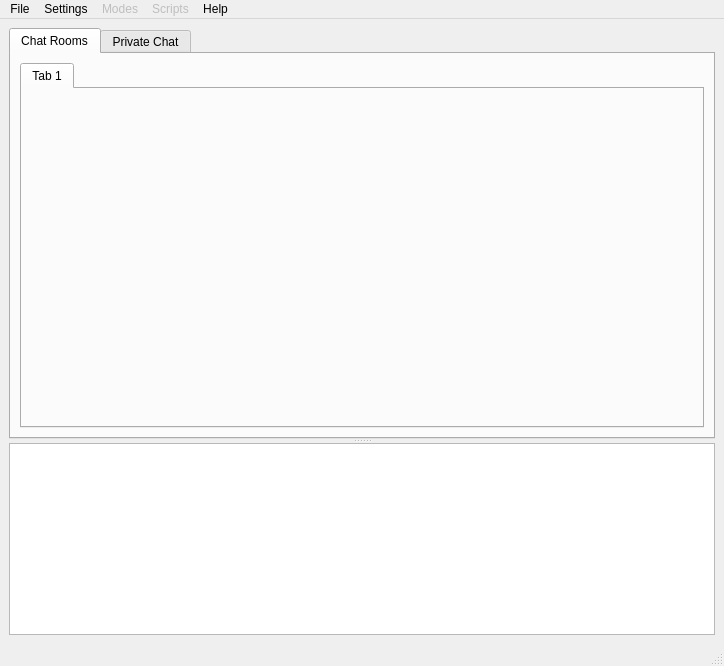
<?xml version="1.0" encoding="UTF-8"?>
<ui version="4.0">
 <class>MainWindow</class>
 <widget class="QMainWindow" name="MainWindow">
  <property name="geometry">
   <rect>
    <x>0</x>
    <y>0</y>
    <width>724</width>
    <height>666</height>
   </rect>
  </property>
  <property name="windowTitle">
   <string>MuQT</string>
  </property>
  <widget class="QWidget" name="centralwidget">
   <property name="sizePolicy">
    <sizepolicy hsizetype="Expanding" vsizetype="Expanding">
     <horstretch>0</horstretch>
     <verstretch>0</verstretch>
    </sizepolicy>
   </property>
   <layout class="QVBoxLayout" name="verticalLayout_2">
    <item>
     <widget class="QSplitter" name="splitter">
      <property name="sizePolicy">
       <sizepolicy hsizetype="Expanding" vsizetype="Expanding">
        <horstretch>0</horstretch>
        <verstretch>0</verstretch>
       </sizepolicy>
      </property>
      <property name="orientation">
       <enum>Qt::Vertical</enum>
      </property>
      <widget class="QTabWidget" name="MainNotebook">
       <property name="enabled">
        <bool>true</bool>
       </property>
       <property name="sizePolicy">
        <sizepolicy hsizetype="Expanding" vsizetype="Expanding">
         <horstretch>0</horstretch>
         <verstretch>2</verstretch>
        </sizepolicy>
       </property>
       <property name="minimumSize">
        <size>
         <width>300</width>
         <height>200</height>
        </size>
       </property>
       <property name="baseSize">
        <size>
         <width>0</width>
         <height>400</height>
        </size>
       </property>
       <property name="currentIndex">
        <number>0</number>
       </property>
       <widget class="QWidget" name="ChatRoomsLabel">
        <property name="sizePolicy">
         <sizepolicy hsizetype="Expanding" vsizetype="Expanding">
          <horstretch>0</horstretch>
          <verstretch>0</verstretch>
         </sizepolicy>
        </property>
        <attribute name="title">
         <string>Chat Rooms</string>
        </attribute>
        <layout class="QVBoxLayout" name="verticalLayout_4">
         <item>
          <layout class="QVBoxLayout" name="verticalLayout_3">
           <item>
            <widget class="QTabWidget" name="ChatRooms">
             <property name="currentIndex">
              <number>0</number>
             </property>
             <widget class="QWidget" name="tab">
              <property name="enabled">
               <bool>true</bool>
              </property>
              <attribute name="title">
               <string>Tab 1</string>
              </attribute>
             </widget>
            </widget>
           </item>
          </layout>
         </item>
        </layout>
       </widget>
       <widget class="QWidget" name="PrivateChatLabel">
        <attribute name="title">
         <string>Private Chat</string>
        </attribute>
       </widget>
      </widget>
      <widget class="QTextBrowser" name="logWindow">
       <property name="sizePolicy">
        <sizepolicy hsizetype="Preferred" vsizetype="Preferred">
         <horstretch>1</horstretch>
         <verstretch>0</verstretch>
        </sizepolicy>
       </property>
       <property name="minimumSize">
        <size>
         <width>30</width>
         <height>50</height>
        </size>
       </property>
      </widget>
     </widget>
    </item>
   </layout>
  </widget>
  <widget class="QMenuBar" name="menubar">
   <property name="geometry">
    <rect>
     <x>0</x>
     <y>0</y>
     <width>724</width>
     <height>27</height>
    </rect>
   </property>
   <widget class="QMenu" name="menuFile">
    <property name="title">
     <string>File</string>
    </property>
    <addaction name="actionConnect_to_daemon"/>
    <addaction name="actionDisconnect_from_daemon"/>
    <addaction name="separator"/>
    <addaction name="actionToggle_Away"/>
    <addaction name="actionCheck_my_privileges"/>
    <addaction name="actionExit"/>
   </widget>
   <widget class="QMenu" name="menuSettings">
    <property name="title">
     <string>Settings</string>
    </property>
    <addaction name="actionConfigure"/>
   </widget>
   <widget class="QMenu" name="menuModes">
    <property name="enabled">
     <bool>false</bool>
    </property>
    <property name="title">
     <string>Modes</string>
    </property>
   </widget>
   <widget class="QMenu" name="menuScripts">
    <property name="enabled">
     <bool>false</bool>
    </property>
    <property name="title">
     <string>Scripts</string>
    </property>
   </widget>
   <widget class="QMenu" name="menuHelp">
    <property name="title">
     <string>Help</string>
    </property>
    <addaction name="actionCommands"/>
    <addaction name="actionHelp"/>
    <addaction name="separator"/>
    <addaction name="actionAbout_Qt"/>
    <addaction name="actionAbout_Museeq"/>
   </widget>
   <addaction name="menuFile"/>
   <addaction name="menuSettings"/>
   <addaction name="menuModes"/>
   <addaction name="menuScripts"/>
   <addaction name="menuHelp"/>
  </widget>
  <widget class="QStatusBar" name="statusbar"/>
  <action name="actionConnect_to_daemon">
   <property name="enabled">
    <bool>false</bool>
   </property>
   <property name="text">
    <string>Connect to daemon</string>
   </property>
  </action>
  <action name="actionDisconnect_from_daemon">
   <property name="enabled">
    <bool>false</bool>
   </property>
   <property name="text">
    <string>Disconnect from daemon</string>
   </property>
  </action>
  <action name="actionToggle_Away">
   <property name="enabled">
    <bool>false</bool>
   </property>
   <property name="text">
    <string>Toggle away</string>
   </property>
  </action>
  <action name="actionCheck_my_privileges">
   <property name="enabled">
    <bool>false</bool>
   </property>
   <property name="text">
    <string>Check my privileges</string>
   </property>
  </action>
  <action name="actionExit">
   <property name="text">
    <string>Exit</string>
   </property>
  </action>
  <action name="actionCommands">
   <property name="enabled">
    <bool>false</bool>
   </property>
   <property name="text">
    <string>Commands</string>
   </property>
  </action>
  <action name="actionHelp">
   <property name="enabled">
    <bool>false</bool>
   </property>
   <property name="text">
    <string>Help...</string>
   </property>
  </action>
  <action name="actionAbout_Qt">
   <property name="text">
    <string>About Qt</string>
   </property>
  </action>
  <action name="actionAbout_Museeq">
   <property name="enabled">
    <bool>false</bool>
   </property>
   <property name="text">
    <string>About Muqt</string>
   </property>
  </action>
  <action name="actionConfigure">
   <property name="enabled">
    <bool>false</bool>
   </property>
   <property name="text">
    <string>Configure</string>
   </property>
  </action>
 </widget>
 <resources/>
 <connections>
  <connection>
   <sender>actionExit</sender>
   <signal>activated()</signal>
   <receiver>MainWindow</receiver>
   <slot>close()</slot>
   <hints>
    <hint type="sourcelabel">
     <x>-1</x>
     <y>-1</y>
    </hint>
    <hint type="destinationlabel">
     <x>361</x>
     <y>332</y>
    </hint>
   </hints>
  </connection>
 </connections>
</ui>
